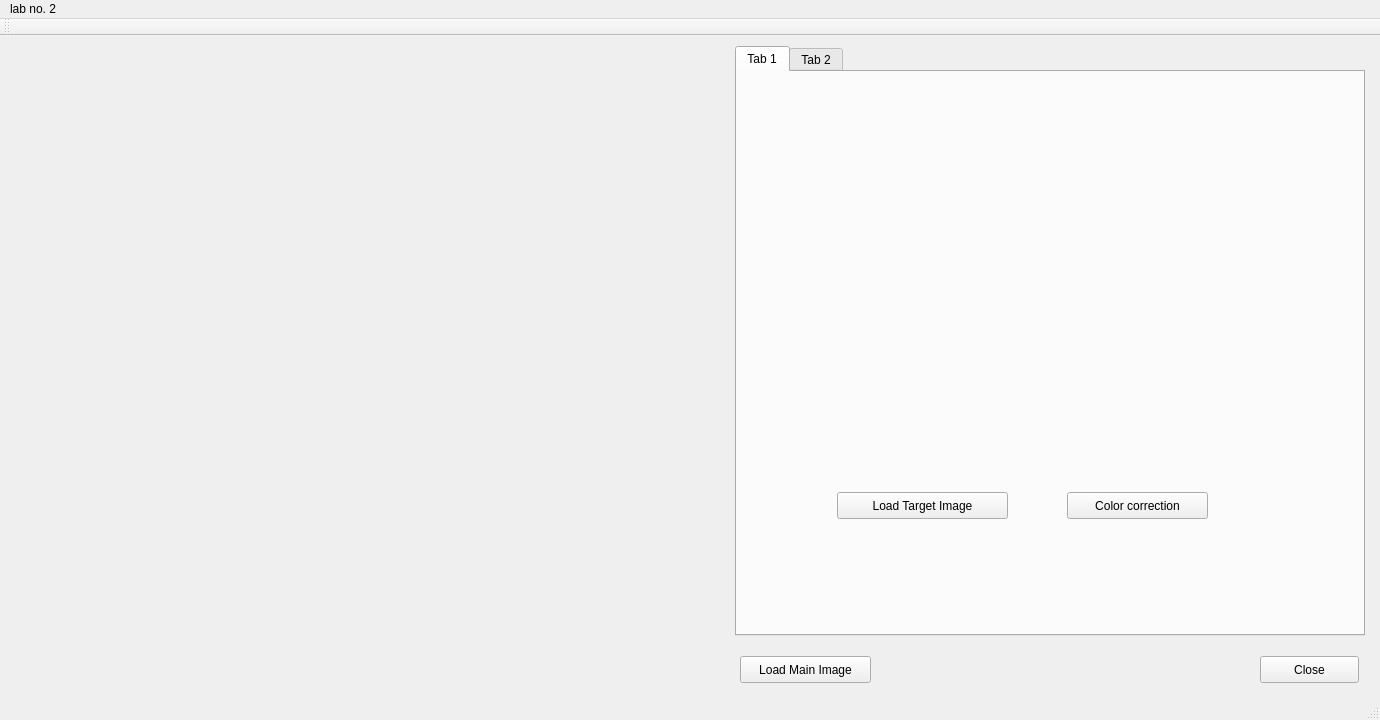
<?xml version="1.0" encoding="UTF-8"?>
<ui version="4.0">
 <class>MainWindow</class>
 <widget class="QMainWindow" name="MainWindow">
  <property name="geometry">
   <rect>
    <x>0</x>
    <y>0</y>
    <width>1380</width>
    <height>720</height>
   </rect>
  </property>
  <property name="windowTitle">
   <string>MainWindow</string>
  </property>
  <widget class="QWidget" name="centralWidget">
   <widget class="QTabWidget" name="tabWidget">
    <property name="geometry">
     <rect>
      <x>735</x>
      <y>10</y>
      <width>630</width>
      <height>590</height>
     </rect>
    </property>
    <property name="currentIndex">
     <number>0</number>
    </property>
    <widget class="QWidget" name="tab">
     <attribute name="title">
      <string>Tab 1</string>
     </attribute>
     <widget class="QLabel" name="targetImageLabel">
      <property name="geometry">
       <rect>
        <x>1</x>
        <y>1</y>
        <width>310</width>
        <height>310</height>
       </rect>
      </property>
      <property name="text">
       <string/>
      </property>
     </widget>
     <widget class="QLabel" name="resultImageLabel">
      <property name="geometry">
       <rect>
        <x>312</x>
        <y>1</y>
        <width>310</width>
        <height>310</height>
       </rect>
      </property>
      <property name="text">
       <string/>
      </property>
     </widget>
     <widget class="QPushButton" name="loadTargetImageButton">
      <property name="geometry">
       <rect>
        <x>100</x>
        <y>420</y>
        <width>171</width>
        <height>27</height>
       </rect>
      </property>
      <property name="text">
       <string>Load Target Image</string>
      </property>
     </widget>
     <widget class="QPushButton" name="colorCorrectionButton">
      <property name="geometry">
       <rect>
        <x>330</x>
        <y>420</y>
        <width>141</width>
        <height>27</height>
       </rect>
      </property>
      <property name="text">
       <string>Color correction</string>
      </property>
     </widget>
    </widget>
    <widget class="QWidget" name="tab_2">
     <attribute name="title">
      <string>Tab 2</string>
     </attribute>
    </widget>
   </widget>
   <widget class="QPushButton" name="closeButton">
    <property name="geometry">
     <rect>
      <x>1260</x>
      <y>620</y>
      <width>99</width>
      <height>27</height>
     </rect>
    </property>
    <property name="text">
     <string>Close</string>
    </property>
   </widget>
   <widget class="QPushButton" name="loadMainImageButton">
    <property name="geometry">
     <rect>
      <x>740</x>
      <y>620</y>
      <width>131</width>
      <height>27</height>
     </rect>
    </property>
    <property name="text">
     <string>Load Main Image</string>
    </property>
   </widget>
   <widget class="QLabel" name="mainImageLabel">
    <property name="geometry">
     <rect>
      <x>5</x>
      <y>5</y>
      <width>720</width>
      <height>720</height>
     </rect>
    </property>
    <property name="cursor">
     <cursorShape>CrossCursor</cursorShape>
    </property>
    <property name="mouseTracking">
     <bool>true</bool>
    </property>
    <property name="text">
     <string/>
    </property>
   </widget>
  </widget>
  <widget class="QMenuBar" name="menuBar">
   <property name="geometry">
    <rect>
     <x>0</x>
     <y>0</y>
     <width>1380</width>
     <height>25</height>
    </rect>
   </property>
   <widget class="QMenu" name="menuLab_no_2">
    <property name="title">
     <string>lab no. 2</string>
    </property>
   </widget>
   <addaction name="menuLab_no_2"/>
  </widget>
  <widget class="QToolBar" name="mainToolBar">
   <attribute name="toolBarArea">
    <enum>TopToolBarArea</enum>
   </attribute>
   <attribute name="toolBarBreak">
    <bool>false</bool>
   </attribute>
  </widget>
  <widget class="QStatusBar" name="statusBar"/>
 </widget>
 <layoutdefault spacing="6" margin="11"/>
 <resources/>
 <connections>
  <connection>
   <sender>closeButton</sender>
   <signal>clicked()</signal>
   <receiver>MainWindow</receiver>
   <slot>close()</slot>
   <hints>
    <hint type="sourcelabel">
     <x>1330</x>
     <y>671</y>
    </hint>
    <hint type="destinationlabel">
     <x>1370</x>
     <y>674</y>
    </hint>
   </hints>
  </connection>
 </connections>
</ui>
